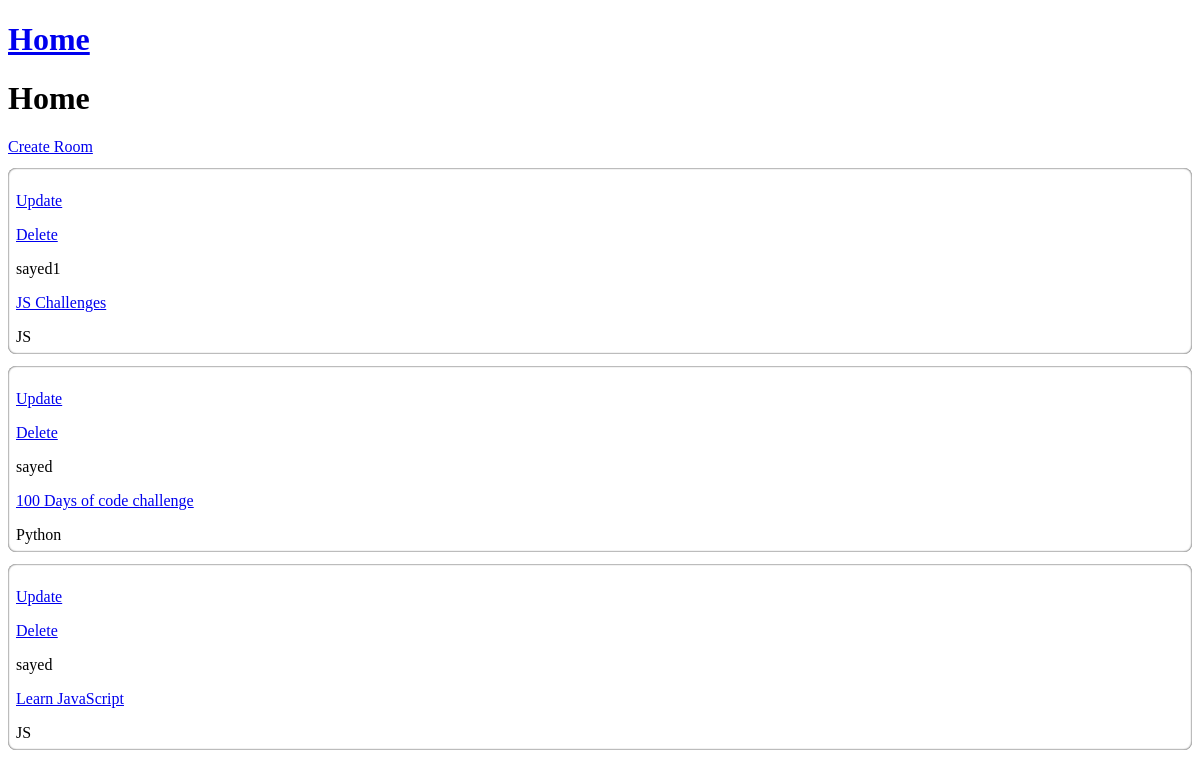
The app's page /, older data.
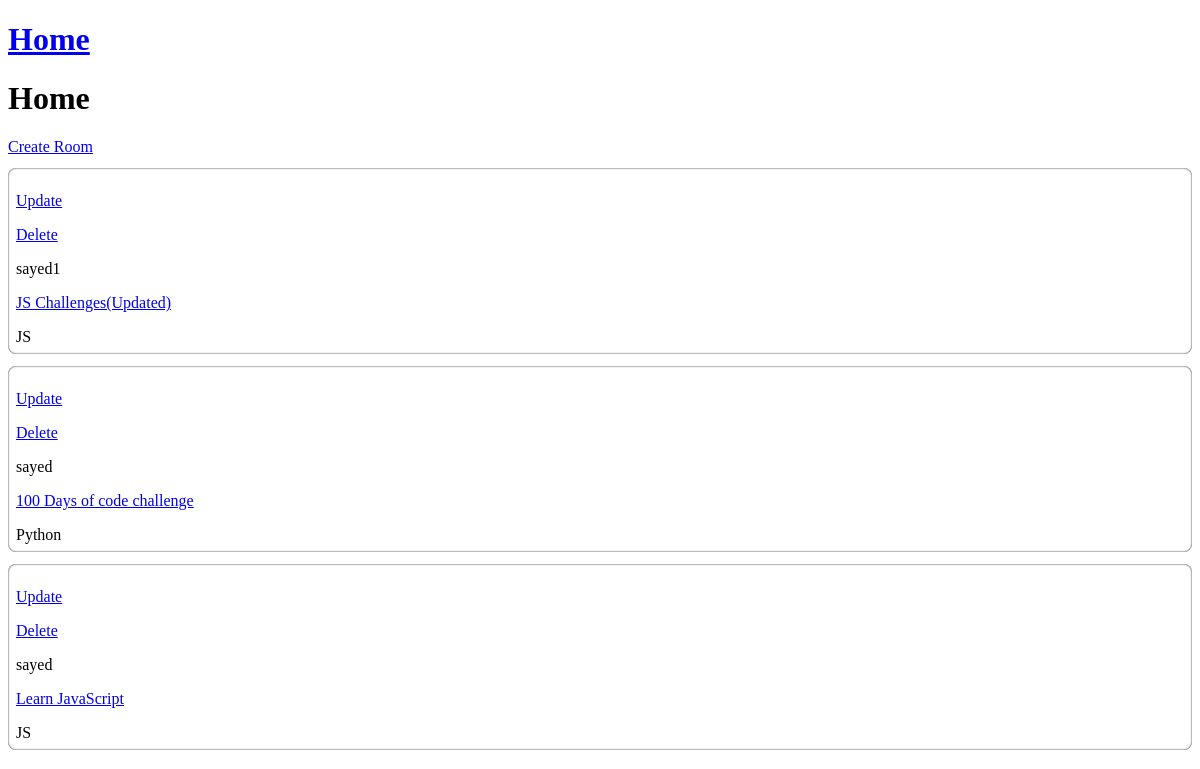
The same page, newer data.
### base/models.py (models this page shows, shortened)
class Room(models.Model):
  host = models.ForeignKey(User,on_delete=models.SET_NULL,null=True)
  topic= models.ForeignKey(Topic,on_delete=models.SET_NULL,null=True)
  name=models.CharField(max_length=200)
  description=models.TextField(null=True,blank=True)
  updated = models.DateTimeField(auto_now=True)
  created = models.DateTimeField(auto_now_add=True)
  def __str__(self):
    return self.name

class Topic(models.Model):
  name = models.CharField(max_length=200)

### base/views.py (the view)
# urls.py: path('', views.home, name='home'),
def home(request):
  rooms = Room.objects.all().order_by('-updated','-created')
  print(rooms)
  context = {
    'all_rooms': rooms,
  }
  template = loader.get_template('base/home.html')
  return HttpResponse(template.render(context,request))

### base/templates/base/home.html
{% extends 'main.html' %} {% block content %}
<h1>Home</h1>
<a href="{% url 'create-room' %}">Create Room</a>
{% for room in all_rooms %}
<div
  style="
    margin: 12px 0;
    box-shadow: inset 0 0 2px black;
    padding: 8px;
    border-radius: 8px;
  "
>
  <a href="{% url 'update-room' room.id %}"><p>Update</p></a>
  <a href="{% url 'delete-room' room.id %}"><p>Delete</p></a>
  <span>{{room.host.username}}</span>
  <p><a href="{% url 'room-details' room.id %}">{{ room.name }}</a></p>
  <span>{{room.topic.name}}</span>
</div>
{% endfor %} {% endblock %}

Row changes from the older to the newer data that the page shows:
changed Room "sayed1": name "JS Challenges" → "JS Challenges(Updated)"
